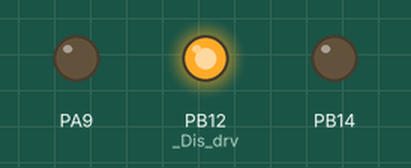
This sketch was run on a simulated STM32 Blue Pill. Shown: output pins drawn as LEDs (lit = HIGH). At 0.0 s the program stops and its outputs stay as they are.

Above: at 0.1 s.
Timing chart, 0 to 1.5 s (numbered marks = the images above):
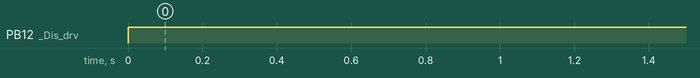

Measured:
- by itself, PB12 (_Dis_drv): LOW → HIGH at 0.00 s

The sketch:

L_caract_V0.ino
```cpp
#include "stm32f1xx.h"

// --- PA9 macros ---
#define PA9_SET   (1u << 9)
#define PA9_RST   (1u << (9 + 16))

// --- PB14 macros ---
#define PB14_SET  (1u << 14)
#define PB14_RST  (1u << (14 + 16))


#define _Ena_drv PB10
#define _Dis_drv PB12

void setup() {
// Force PB12 HIGH in output data register BEFORE pinMode changes the mode
// digitalWrite(_Dis_drv, HIGH);     // preload ODR = 1 (float high in open-drain mode)
digitalWrite(_Dis_drv, LOW);
pinMode(_Dis_drv, OUTPUT_OPEN_DRAIN);
digitalWrite(_Dis_drv, LOW); // redundancy
digitalWrite( _Ena_drv, HIGH);
pinMode(_Dis_drv, OUTPUT);
digitalWrite( _Ena_drv, HIGH);


/////// PA9 & PB14 as Fast output ///////////
  // Enable GPIOA + GPIOB clocks
  RCC->APB2ENR |= RCC_APB2ENR_IOPAEN | RCC_APB2ENR_IOPBEN;

  // --- PA9 = 50 MHz push-pull output ---
  GPIOA->CRH &= ~(0xF << 4);   // clear config bits
  GPIOA->CRH |=  (0x3 << 4);   // MODE9=11 (50MHz), CNF9=00
  GPIOA->BSRR = PA9_RST;       // start LOW

  // --- PB14 = 50 MHz push-pull output ---
  GPIOB->CRH &= ~(0xF << 24);  // PB14 config bits
  GPIOB->CRH |=  (0x3 << 24);  // MODE14=11, CNF14=00
  GPIOB->BSRR = PB14_RST;      // start LOW


}


__attribute__((always_inline))
static inline void delayNs(uint32_t tns)
{
    /*
    target => oscilo
    6000ns => 5986ns
    1000ns => 985.3ns
    */

    uint32_t iterations = (tns * 72) / (6.08*1000);

    for (uint32_t i = 0; i < iterations; i++) {
        __asm__ __volatile__("nop" ::: "memory");
    }
}


void loop() {


//////////// ENABLE DRIVER
delayMicroseconds(10);
digitalWrite(_Dis_drv, HIGH); // redundancy
digitalWrite( _Ena_drv, LOW);
delayMicroseconds(10);
digitalWrite( _Ena_drv, HIGH);


/////////// double pulse waveform on / off / on /off

  uint32_t ton  = 9000; // ns


  GPIOA->BSRR = PA9_SET;
  delayNs(ton);
  GPIOA->BSRR = PA9_RST;

  while(1);


}
```
